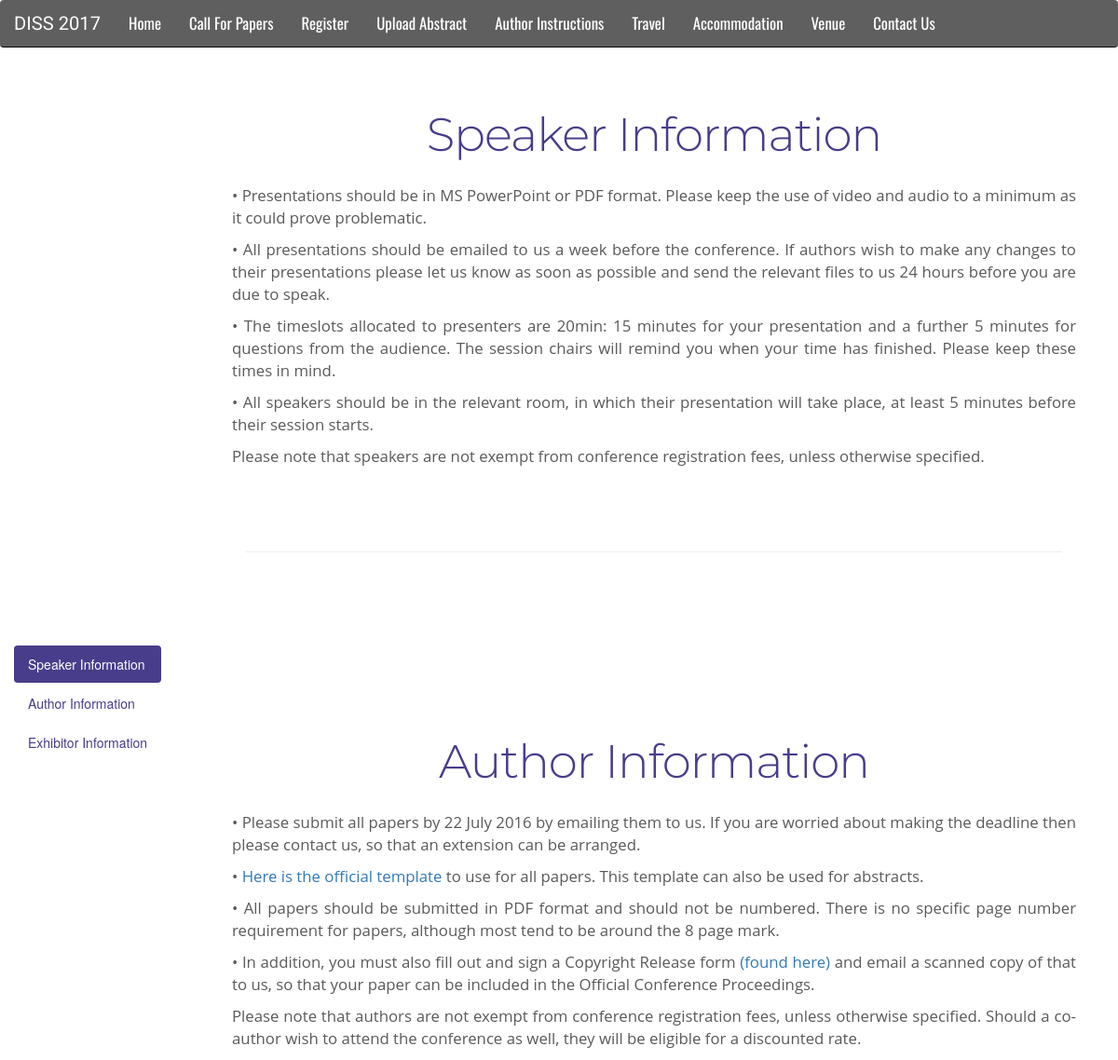
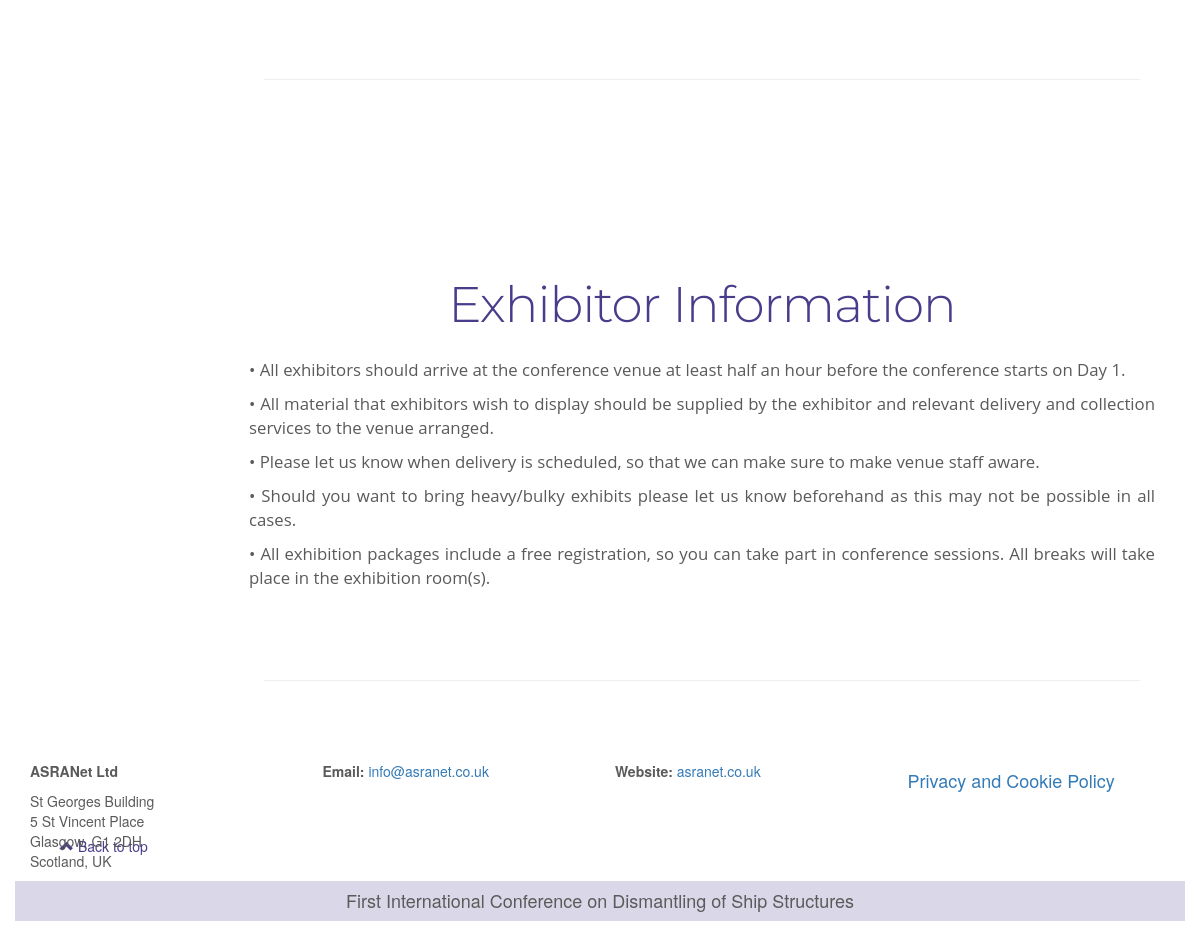
The app's page /authorinstructions/ with its own data (2 pictures, top to bottom).
### mainApp/models.py (models this page shows, shortened)
class Item(models.Model):
    page = models.ForeignKey(InfoPage)
    headline = models.CharField(max_length=40)
    element_id = models.CharField(max_length=40, unique=True)
    order = models.IntegerField()
    text = models.CharField(max_length=3000)
    def table_class(self):
        new_self = self.text.replace('<table border="1" cellpadding="1" cellspacing="1" style="width:500px">',
                                 '<table class="table table-striped" style="text-align: center">')
        new_self = new_self.replace('<p>', '<p style="text-align: justify">')
        return new_self

### mainApp/views.py (the view)
# urls.py: url(r'^authorinstructions/', main_views.author_instructions, name='authorInstructions'),
def author_instructions(request):
    story_list = Item.objects.filter(page__name="authorInstructions").order_by('order')
    return render(request, 'baseTemplates/infoPageBase.html', {"story_list": story_list,
                                                               "title": "Author Instructions"}, )

### templates/baseTemplates/infoPageBase.html (shortened to what this page needs)
{% extends 'baseTemplates/base.html' %}
{% load staticfiles %}
{% block body_block %}
    <div class="side-navigation col-md-4" id="sidebar">
        <ul class="nav nav-pills nav-stacked" id="sidebarNav" data-spy="affix">
            {% for story in story_list %}
                <li><a href="#{{ story.id }}">{{ story.headline }}</a></li>
            {% endfor %}
        </ul>
    </div>
    <div class="main-body">
        {% for story in story_list %}
            <div class="row featurette">
                <h2 class="featurette-heading" id="{{ story.id }}">
                    {{ story.headline }}
                </h2>
                {% autoescape off %}
                    {{ story.table_class }}
                {% endautoescape %}
            </div>
            <hr class="featurette-divider">
        {% endfor %}
    </div>
{% endblock %}

### static/styles.css (style rules this page uses)
body { padding-bottom: 40px; color: #5a5a5a; }
.main-body { margin-left: 17%; padding-left: 5%; padding-right: 5%; font-family: "Open Sans", sans-serif; font-size: larger; }
#sidebarNav.affix { position: fixed; top: 33%; max-width: 17%; }
#sidebar { max-width: 17%; }
.featurette-divider { margin: 80px 0; }
.featurette-heading { font-weight: 300; line-height: 1; letter-spacing: -1px; text-align: center; font-family: "Montserrat", sans-serif; padding-bottom: 2%; }
@media (min-width: 768px) { .featurette-heading { font-size: 50px; } }
@media (min-width: 992px) { .featurette-heading { margin-top: 120px; } }
.featurette-heading { color: darkslateblue; }
#sidebarNav > li > a { color: darkslateblue; }
#sidebar .nav > .active > a, #sidebar .nav > li > a:hover, #sidebar .nav > li > a:focus { background-color: darkslateblue; color: white; }

### records on screen
Item: headline "Speaker Information", table_class "• Presentations should be in MS PowerPoint or PDF format. Please keep the use of video and audio to a minimum as it could prove problematic. • All presentations should be emailed to us a week before the conference. If authors wish to make any changes to their presentations please let us know as soon as possible and send the relevant files to us 24 hours before you are due to speak. • The timeslots allocated to presenters are 20min: 15 minutes for your presentation and a further 5 minutes for questions from the audience. The session chairs will remind you when your time has finished. Please keep these times in mind. • All speakers should be in the relevant room, in which their presentation…"
Item: headline "Author Information", table_class "• Please submit all papers by 22 July 2016 by emailing them to us. If you are worried about making the deadline then please contact us, so that an extension can be arranged. • Here is the official template to use for all papers. This template can also be used for abstracts. • All papers should be submitted in PDF format and should not be numbered. There is no specific page number requirement for papers, although most tend to be around the 8 page mark. • In addition, you must also fill out and sign a Copyright Release form (found here) and email a scanned copy of that to us, so that your paper can be included in the Official Conference Proceedings. Please note that authors are not exempt…"
Item: headline "Exhibitor Information", table_class "• All exhibitors should arrive at the conference venue at least half an hour before the conference starts on Day 1. • All material that exhibitors wish to display should be supplied by the exhibitor and relevant delivery and collection services to the venue arranged. • Please let us know when delivery is scheduled, so that we can make sure to make venue staff aware. • Should you want to bring heavy/bulky exhibits please let us know beforehand as this may not be possible in all cases. • All exhibition packages include a free registration, so you can take part in conference sessions. All breaks will take place in the exhibition room(s)."
